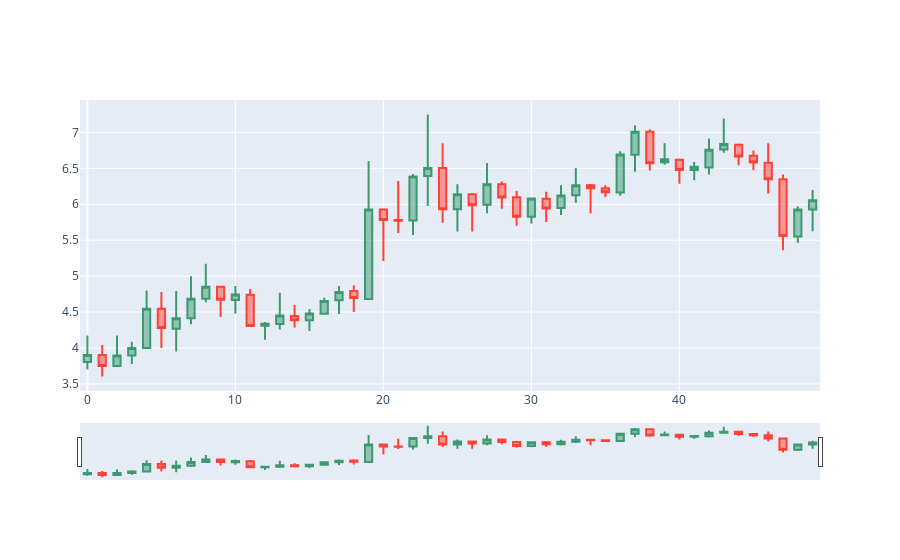

Source (notebook cell):
### Code cell
dfpl = df[0:50]
import plotly.graph_objects as go
from datetime import datetime

fig = go.Figure(data=[go.Candlestick(x=dfpl.index,
                open=dfpl['Open'],
                high=dfpl['High'],
                low=dfpl['Low'],
                close=dfpl['Close'])])

fig.show()
